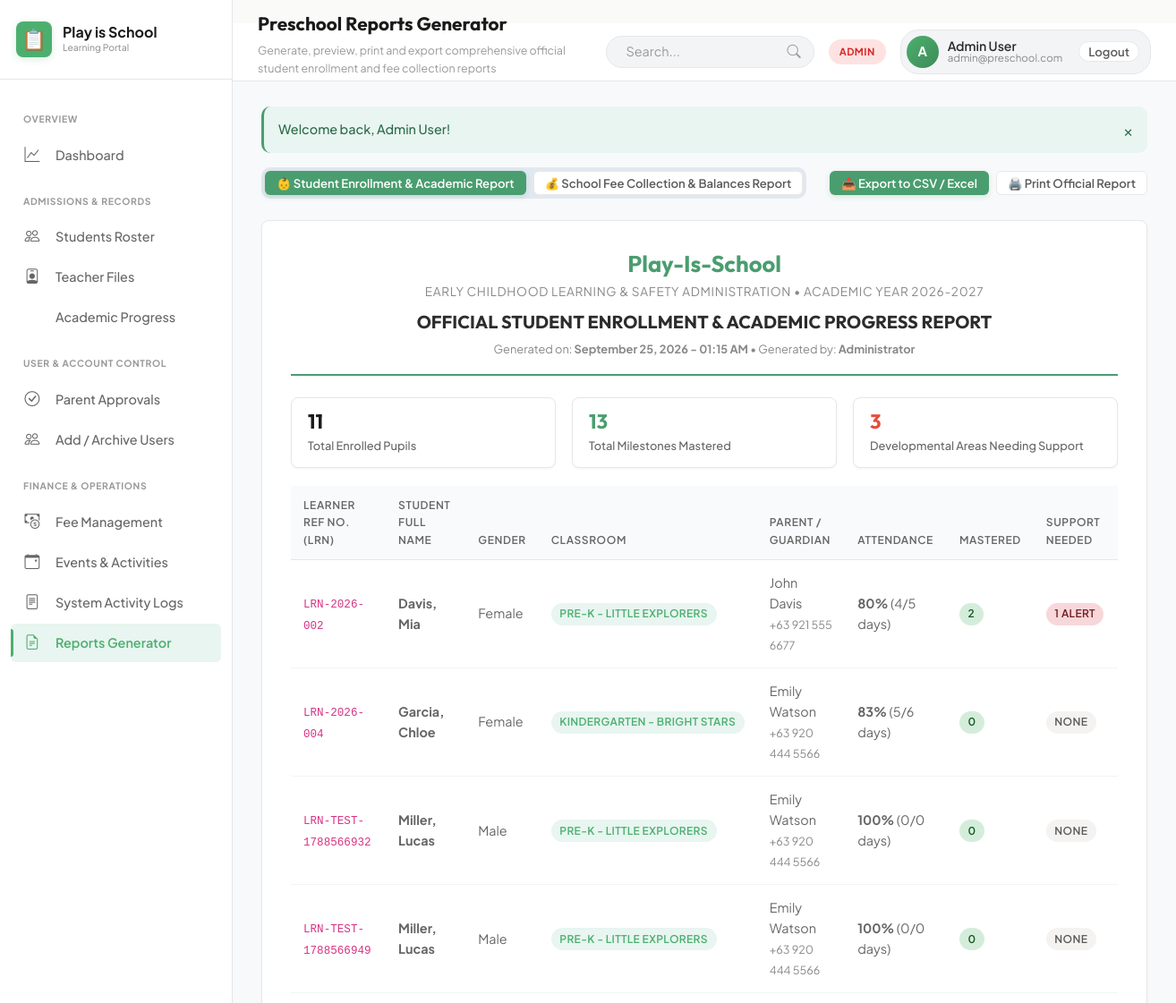
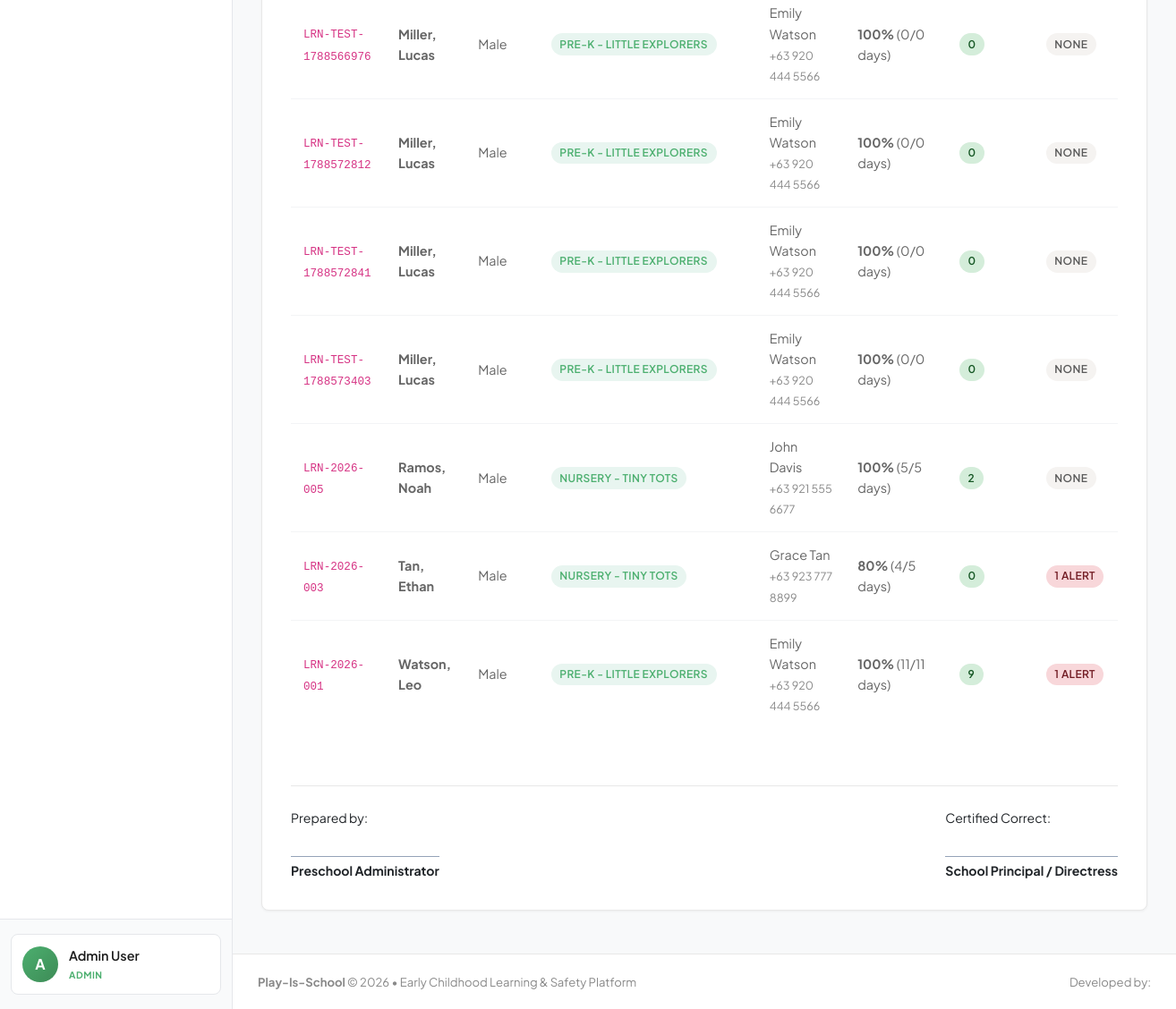
Screenshot of /admin/reports.php (signed in) with the database file from the repository (2 pictures, top to bottom).
### tables this page shows
CREATE TABLE students (
            id INTEGER PRIMARY KEY AUTOINCREMENT,
            first_name TEXT NOT NULL,
            last_name TEXT NOT NULL,
            lrn TEXT UNIQUE,
            dob DATE NOT NULL,
            gender TEXT CHECK(gender IN ('Male', 'Female')),
            blood_type TEXT,
            classroom_id INTEGER,
            parent_id INTEGER,
            address TEXT,
            emergency_contact_name TEXT,
            emergency_contact_phone TEXT,
            allergies TEXT,
            medical_notes TEXT,
            enrollment_status TEXT DEFAULT 'enrolled' CHECK(enrollment_status IN ('enrolled', 'archived', 'withdrawn')),
            admission_date DATE,
            avatar TEXT,
            FOREIGN KEY (classroom_id) REFERENCES classrooms(id) ON DELETE SET NULL,
            FOREIGN KEY (parent_id) REFERENCES users(id) ON DELETE SET NULL
        );

### admin/reports.php (the view, shortened to what this page needs)
<?php
$db = getDB();
$reportType = $_GET['type'] ?? 'students';
if ($reportType === 'students') {
    $studentsReport = $db->query("
        SELECT s.*, c.name as class_name, u.name as parent_name, u.phone as parent_phone,
               (SELECT COUNT(*) FROM student_milestones sm WHERE sm.student_id = s.id AND sm.rating = 'mastered') as mastered_milestones,
               (SELECT COUNT(*) FROM student_milestones sm WHERE sm.student_id = s.id AND sm.rating = 'needs_support') as support_milestones,
               (SELECT COUNT(*) FROM attendance a WHERE a.student_id = s.id AND a.status = 'present') as days_present,
               (SELECT COUNT(*) FROM attendance a WHERE a.student_id = s.id) as total_days_recorded
        FROM students s
        LEFT JOIN classrooms c ON s.classroom_id = c.id
        LEFT JOIN users u ON s.parent_id = u.id
        WHERE s.enrollment_status = 'enrolled'
        ORDER BY s.last_name ASC
    ")->fetchAll();
}
require_once dirname(__DIR__) . '/includes/header.php';
?>
<div class="d-flex justify-between align-center no-print" style="margin-bottom: 24px; flex-wrap: wrap; gap: 14px;">
    <div class="d-flex gap-2" style="background: #E2E8F0; padding: 4px; border-radius: var(--radius-md);">
        <a href="reports.php?type=students" class="btn btn-sm <?= $reportType === 'students' ? 'btn-primary' : 'btn-secondary' ?>">
            👶 Student Enrollment & Academic Report
        </a>
        <a href="reports.php?type=fees" class="btn btn-sm <?= $reportType === 'fees' ? 'btn-primary' : 'btn-secondary' ?>">
            💰 School Fee Collection & Balances Report
        </a>
    </div>
    <div class="d-flex gap-2">
        <a href="reports.php?type=<?= $reportType ?>&export=csv" class="btn btn-mint btn-sm">
            📥 Export to CSV / Excel
        </a>
        <button class="btn btn-secondary btn-sm" onclick="triggerPrint()">
            🖨️ Print Official Report
        </button>
    </div>
</div>
<div class="card" style="padding: 32px; background: #FFFFFF; border: 1px solid var(--border-color);">
    <div style="text-align: center; border-bottom: 2px solid var(--primary); padding-bottom: 18px; margin-bottom: 24px;">
        <h2 style="font-size: 1.6rem; color: var(--primary); margin-bottom: 4px;"><?= APP_NAME ?></h2>
        <div style="font-size: 0.85rem; color: var(--text-muted); text-transform: uppercase; letter-spacing: 0.05em;">
            Early Childhood Learning & Safety Administration &bull; Academic Year 2026-2027
        </div>
        <h3 style="font-size: 1.25rem; margin-top: 10px; color: var(--text-primary);">
            <?= $reportType === 'students' ? 'OFFICIAL STUDENT ENROLLMENT & ACADEMIC PROGRESS REPORT' : 'OFFICIAL SCHOOL FEE COLLECTION & OUTSTANDING BALANCES REPORT' ?>
        </h3>
        <div style="font-size: 0.8rem; color: var(--text-muted); margin-top: 4px;">
            Generated on: <strong><?= date('F d, Y - h:i A') ?></strong> &bull; Generated by: <strong>Administrator</strong>
        </div>
    </div>
    <?php if ($reportType === 'students'): ?>
        <div class="stat-grid no-print" style="margin-bottom: 20px;">
            <div class="stat-card" style="padding: 14px 18px;">
                <div class="stat-content">
                    <div class="stat-value" style="font-size: 1.4rem;"><?= count($studentsReport) ?></div>
                    <div class="stat-label">Total Enrolled Pupils</div>
                </div>
            </div>
            <div class="stat-card" style="padding: 14px 18px;">
                <div class="stat-content">
                    <div class="stat-value" style="font-size: 1.4rem; color: var(--mint);">
                        <?= array_sum(array_column($studentsReport, 'mastered_milestones')) ?>
                    </div>
                    <div class="stat-label">Total Milestones Mastered</div>
                </div>
            </div>
            <div class="stat-card" style="padding: 14px 18px;">
                <div class="stat-content">
                    <div class="stat-value" style="font-size: 1.4rem; color: var(--rose);">
                        <?= array_sum(array_column($studentsReport, 'support_milestones')) ?>
                    </div>
                    <div class="stat-label">Developmental Areas Needing Support</div>
                </div>
            </div>
        </div>
        <div class="table-responsive">
            <table class="table">
                <thead>
                    <tr>
                        <th>Learner Ref No. (LRN)</th>
                        <th>Student Full Name</th>
                        <th>Gender</th>
                        <th>Classroom</th>
                        <th>Parent / Guardian</th>
                        <th>Attendance</th>
                        <th>Mastered</th>
                        <th>Support Needed</th>
                    </tr>
                </thead>
                <tbody>
                    <?php foreach ($studentsReport as $st):
                        $attPct = ($st['total_days_recorded'] > 0) ? round(($st['days_present'] / $st['total_days_recorded']) * 100) : 100;
                    ?>
                        <tr>
                            <td><code><?= htmlspecialchars($st['lrn'] ?? 'N/A') ?></code></td>
                            <td><strong><?= htmlspecialchars($st['last_name'] . ', ' . $st['first_name']) ?></strong></td>
                            <td><?= htmlspecialchars($st['gender']) ?></td>
                            <td><span class="badge badge-primary"><?= htmlspecialchars($st['class_name'] ?? 'Unassigned') ?></span></td>
                            <td>
                                <?= htmlspecialchars($st['parent_name'] ?? 'None Linked') ?><br>
                                <small style="color: var(--text-muted);"><?= htmlspecialchars($st['parent_phone'] ?? '') ?></small>
                            </td>
                            <td><strong><?= $attPct ?>%</strong> (<?= $st['days_present'] ?>/<?= $st['total_days_recorded'] ?> days)</td>
                            <td><span class="badge badge-success"><?= $st['mastered_milestones'] ?></span></td>
                            <td>
                                <?php if ($st['support_milestones'] > 0): ?>
                                    <span class="badge badge-danger"><?= $st['support_milestones'] ?> Alert</span>
                                <?php else: ?>
                                    <span class="badge badge-neutral">None</span>
                                <?php endif; ?>
                            </td>
                        </tr>
                    <?php endforeach; ?>
                </tbody>
            </table>
        </div>
    <?php endif; ?>
    <div style="display: flex; justify-content: space-between; margin-top: 48px; padding-top: 24px; border-top: 1px solid var(--border-color); font-size: 0.88rem;">
        <div>
            <div>Prepared by:</div>
            <div style="margin-top: 32px; font-weight: 700; border-top: 1px solid #94A3B8; display: inline-block; padding-top: 4px;">
                Preschool Administrator
            </div>
        </div>
        <div>
            <div>Certified Correct:</div>
            <div style="margin-top: 32px; font-weight: 700; border-top: 1px solid #94A3B8; display: inline-block; padding-top: 4px;">
                School Principal / Directress
            </div>
        </div>
    </div>
</div>
<?php require_once dirname(__DIR__) . '/includes/footer.php'; ?>

### assets/css/style.css (style rules this page uses)
:root { --primary: #4A9D6F; --primary-light: #E8F5F0; --primary-hover: #2D6B4A; --primary-glow: rgba(74, 157, 111, 0.15); --accent: #E74C3C; --accent-light: #FDEEF0; --accent-hover: #C0392B; --secondary: #F4C430; --secondary-light: #FEF9E7; --secondary-hover: #D4A327; --sky: #5DADE2; --sky-light: #EAF2F8; --mint: #4A9D6F; --mint-light: #E8F5F0; --mint-dark: #2D6B4A; --rose: #E74C3C; --rose-light: #FDEEF0; --rose-dark: #A93226; --bg-main: #FAFAF8; --bg-card: #FFFFFF; --bg-card-subtle: #F5F3F1; --text-primary: #2C2C2C; --text-secondary: #5A5A5A; --text-muted: #898989; --border-color: #E8E8E8; --border-subtle: #F0F0F0; --grad-primary: linear-gradient(135deg, #4A9D6F 0%, #2D6B4A 100%); --grad-accent: linear-gradient(135deg, #E74C3C 0%, #C0392B 100%); --grad-secondary: linear-gradient(135deg, #F4C430 0%, #D4A327 100%); --grad-mint: linear-gradient(135deg, #4A9D6F 0%, #3D8760 100%); --grad-rose: linear-gradient(135deg, #E74C3C 0%, #C0392B 100%); --grad-hero: linear-gradient(135deg, #2D6B4A 0%, #4A9D6F 50%, #68B189 100%); --shadow-sm: 0 1px 2px 0 rgba(0, 0, 0, 0.03); --shadow-md: 0 2px 4px rgba(0, 0, 0, 0.05); --shadow-lg: 0 4px 8px rgba(0, 0, 0, 0.08); --shadow-xl: 0 8px 16px rgba(0, 0, 0, 0.1); --shadow-hover: 0 8px 16px rgba(74, 157, 111, 0.12); --radius-sm: 6px; --radius-md: 10px; --radius-lg: 14px; --radius-xl: 20px; --radius-full: 9999px; --trans-fast: 0.15s ease; --trans-normal: 0.25s ease; --trans-bounce: 0.3s ease; }
*, *::before, *::after { box-sizing: border-box; margin: 0; padding: 0; }
body { font-family: 'Plus Jakarta Sans', -apple-system, BlinkMacSystemFont, 'Segoe UI', Roboto, sans-serif; background-color: var(--bg-main); color: var(--text-primary); line-height: 1.6; -webkit-font-smoothing: antialiased; -moz-osx-font-smoothing: grayscale; min-height: 100vh; }
h1, h2, h3, h4, h5, h6 { font-family: 'Outfit', sans-serif; color: var(--text-primary); font-weight: 700; line-height: 1.25; }
a { color: var(--primary); text-decoration: none; transition: color var(--trans-fast); }
.btn { display: inline-flex; align-items: center; justify-content: center; gap: 8px; font-family: 'Plus Jakarta Sans', sans-serif; font-size: 0.92rem; font-weight: 600; padding: 10px 20px; border-radius: var(--radius-md); border: 1px solid transparent; cursor: pointer; transition: all var(--trans-fast); text-decoration: none; line-height: 1; white-space: nowrap; }
.btn-primary { background: var(--primary); color: #FFFFFF !important; box-shadow: 0 2px 6px rgba(74, 157, 111, 0.2); }
.btn-mint { background: var(--primary); color: #FFFFFF !important; box-shadow: 0 2px 6px rgba(74, 157, 111, 0.2); }
.btn-secondary { background: var(--bg-card); border-color: var(--border-color); color: var(--text-secondary) !important; }
.btn-sm { padding: 6px 12px; font-size: 0.82rem; border-radius: var(--radius-sm); }
.badge { display: inline-flex; align-items: center; gap: 5px; font-size: 0.74rem; font-weight: 600; text-transform: uppercase; letter-spacing: 0.03em; padding: 4px 10px; border-radius: var(--radius-full); line-height: 1; }
.badge-success { background: #E8F5F0; color: var(--primary); }
.badge-danger { background: #FDEEF0; color: var(--accent); }
.badge-primary { background: #E8F5F0; color: var(--primary); }
.badge-neutral { background: var(--bg-card-subtle); color: var(--text-secondary); }
.d-flex { display: flex; }
.align-center { align-items: center; }
.justify-between { justify-content: space-between; }
.gap-2 { gap: 8px; }

### rows the page displays
students: lrn "LRN-2026-002", last_name+first_name "Davis, Mia", gender "Female", class_name "PRE-K - LITTLE EXPLORERS", parent_name "John Davis", parent_phone "+63 921 555 6677", attPct "80", days_present "4", total_days_recorded "5", mastered_milestones "2", support_milestones "1"
students: lrn "LRN-2026-004", last_name+first_name "Garcia, Chloe", gender "Female", class_name "KINDERGARTEN - BRIGHT STARS", parent_name "Emily Watson", parent_phone "+63 920 444 5566", attPct "83", days_present "5", total_days_recorded "6", mastered_milestones "0", shows "NONE"
students: lrn "LRN-TEST-1788566932", last_name+first_name "Miller, Lucas", gender "Male", class_name "PRE-K - LITTLE EXPLORERS", parent_name "Emily Watson", parent_phone "+63 920 444 5566", attPct "100", days_present "0", total_days_recorded "0", mastered_milestones "0", shows "NONE"
students: lrn "LRN-TEST-1788566949", last_name+first_name "Miller, Lucas", gender "Male", class_name "PRE-K - LITTLE EXPLORERS", parent_name "Emily Watson", parent_phone "+63 920 444 5566", attPct "100", days_present "0", total_days_recorded "0", mastered_milestones "0", shows "NONE"
students: lrn "LRN-TEST-1788566976", last_name+first_name "Miller, Lucas", gender "Male", class_name "PRE-K - LITTLE EXPLORERS", parent_name "Emily Watson", parent_phone "+63 920 444 5566", attPct "100", days_present "0", total_days_recorded "0", mastered_milestones "0", shows "NONE"
students: lrn "LRN-TEST-1788572812", last_name+first_name "Miller, Lucas", gender "Male", class_name "PRE-K - LITTLE EXPLORERS", parent_name "Emily Watson", parent_phone "+63 920 444 5566", attPct "100", days_present "0", total_days_recorded "0", mastered_milestones "0", shows "NONE"
students: lrn "LRN-TEST-1788572841", last_name+first_name "Miller, Lucas", gender "Male", class_name "PRE-K - LITTLE EXPLORERS", parent_name "Emily Watson", parent_phone "+63 920 444 5566", attPct "100", days_present "0", total_days_recorded "0", mastered_milestones "0", shows "NONE"
students: lrn "LRN-TEST-1788573403", last_name+first_name "Miller, Lucas", gender "Male", class_name "PRE-K - LITTLE EXPLORERS", parent_name "Emily Watson", parent_phone "+63 920 444 5566", attPct "100", days_present "0", total_days_recorded "0", mastered_milestones "0", shows "NONE"
students: lrn "LRN-2026-005", last_name+first_name "Ramos, Noah", gender "Male", class_name "NURSERY - TINY TOTS", parent_name "John Davis", parent_phone "+63 921 555 6677", attPct "100", days_present "5", total_days_recorded "5", mastered_milestones "2", shows "NONE"
students: lrn "LRN-2026-003", last_name+first_name "Tan, Ethan", gender "Male", class_name "NURSERY - TINY TOTS", parent_name "Grace Tan", parent_phone "+63 923 777 8899", attPct "80", days_present "4", total_days_recorded "5", mastered_milestones "0", support_milestones "1"
students: lrn "LRN-2026-001", last_name+first_name "Watson, Leo", gender "Male", class_name "PRE-K - LITTLE EXPLORERS", parent_name "Emily Watson", parent_phone "+63 920 444 5566", attPct "100", days_present "11", total_days_recorded "11", mastered_milestones "9", support_milestones "1"

### other values shown
substr($user['name'] ?? 'U', 0, 1) "A"
$user['name'] "Admin User"
$role "ADMIN"
$pageTitle "Preschool Reports Generator"
$pageSubtitle "Generate, preview, print and export comprehensive official student enrollment and fee collection reports"
$user['email'] "admin@preschool.com"
$flash['message'] "Welcome back, Admin User!"
APP_NAME "Play-Is-School"
count($studentsReport) "11"
array_sum(array_column($studentsReport, 'mastered_milestones')) "13"
array_sum(array_column($studentsReport, 'support_milestones')) "3"
